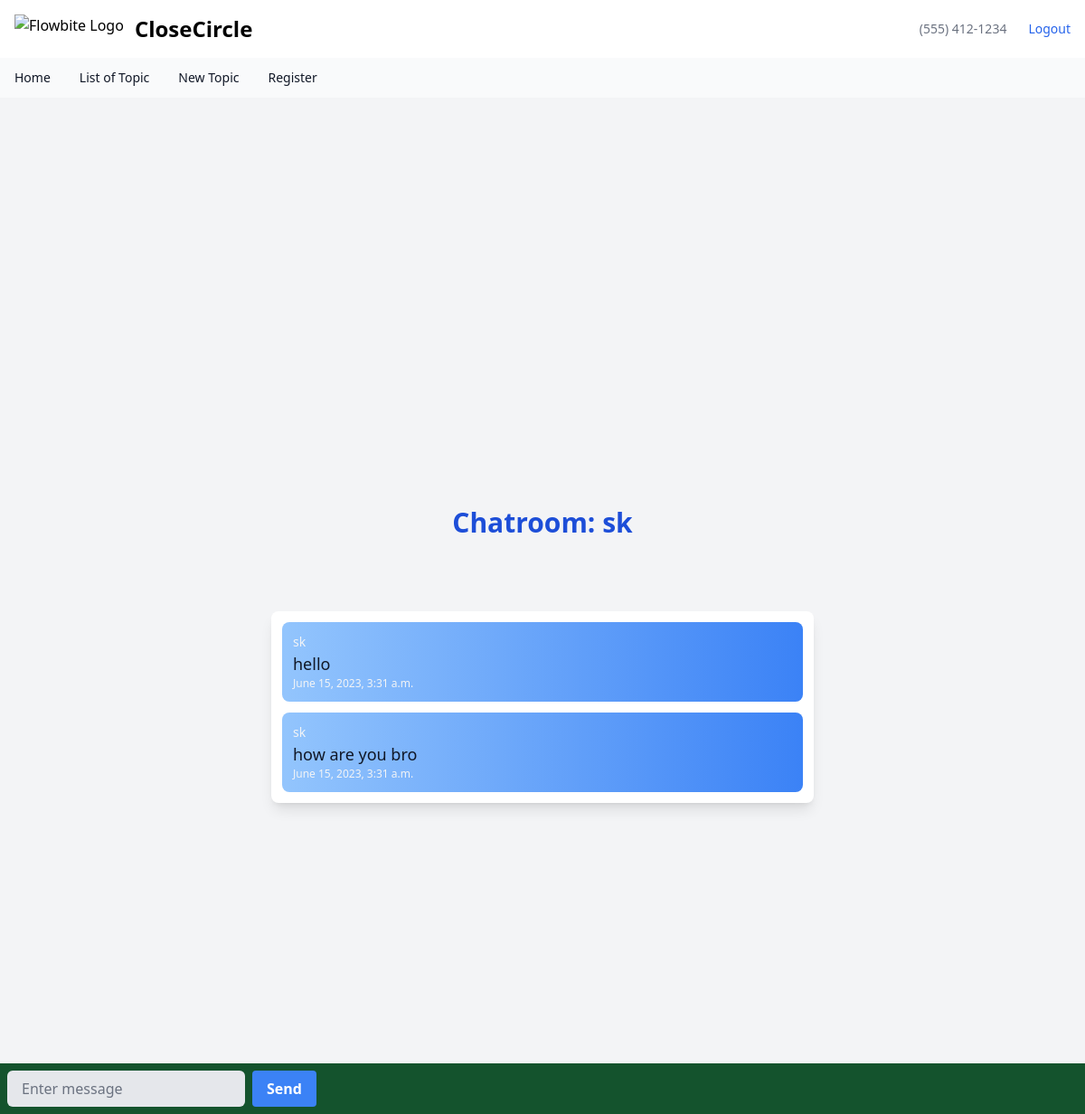
Screenshot of /rooms/sharushan/ (signed in) with the database file from the repository.
### chatapp/models.py (models this page shows)
class Chatroom(models.Model):
    name = models.CharField(max_length=100)
    slug = models.SlugField(unique=True)
    created_time = models.DateTimeField(auto_now=True)
    class Meta:
        ordering = ('-created_time',)

class ChatMessage(models.Model):
    user = models.ForeignKey(User,on_delete=models.CASCADE)
    room = models.ForeignKey(Chatroom , on_delete= models.CASCADE)
    message_content = models.TextField()
    date = models.DateTimeField(auto_now=True)
    class Meta:
        ordering = ('date',)

### chatapp/views.py (the view)
# urls.py: path('<slug:slug>/',views.chatroom,name='chatroom'),
@login_required
def chatroom(requset,slug):
    chatroom = Chatroom.objects.get(slug=slug)
    messages = ChatMessage.objects.filter(room = chatroom)[0:10]
    return render (requset , "chatapp/room.html",{'chatroom':chatroom ,'messages':messages})

### chatapp/templates/chatapp/room.html (shortened to what this page needs)
{% extends 'chatapp/base.html' %}
{% block body %}
<div class="flex flex-col justify-center items-center h-screen bg-gray-100">
    <div class="m-10 font-bold text-3xl text-blue-700">
      Chatroom: {{ chatroom.name }}
    </div>
    <div class="message-container m-10 overflow-y-auto max-h-[700px] bg-white rounded-lg shadow-lg w-1/2" id="message-container">
      <div id="chat-messages">
        {% for message in messages %}
        <div class="message flex flex-col p-3 m-3 rounded-lg bg-gradient-to-r from-blue-300 to-blue-500">
          <div class="text-sm text-gray-100">
            {{ message.user.username }}
          </div>
          <div class="text-lg text-gray-900">{{ message.message_content }}</div>
          <div class="text-xs text-gray-100">
            {{ message.date }}
          </div>
        </div>
        {% endfor %}
      </div>
    </div>
    <div class="form-container fixed inset-x-0 bottom-0 bg-green-900 p-2 justify-center items-center ">
      <form method="post" class="flex">
        <input class="rounded-md px-4 py-2 mr-2 bg-gray-200 text-gray-900 placeholder-gray-500 focus:outline-none" id="message-input" type="text" name="message" placeholder="Enter message">
        <button class="bg-blue-500 hover:bg-blue-700 text-white font-bold py-2 px-4 rounded focus:outline-none" id="send-button" type="submit">Send</button>
      </form>
    </div>
  </div>
{% endblock %}

### rows the page displays
Chatroom: name "sk"
ChatMessage: user.username "sk", message_content "hello", date "June 15, 2023, 3:31 a.m."
ChatMessage: user.username "sk", message_content "how are you bro", date "June 15, 2023, 3:31 a.m."
